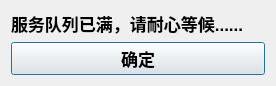
<?xml version="1.0" encoding="UTF-8"?>
<ui version="4.0">
 <class>Dialog</class>
 <widget class="QDialog" name="Dialog">
  <property name="geometry">
   <rect>
    <x>0</x>
    <y>0</y>
    <width>276</width>
    <height>70</height>
   </rect>
  </property>
  <property name="windowTitle">
   <string>队列已满</string>
  </property>
  <layout class="QVBoxLayout" name="verticalLayout">
   <item>
    <widget class="QLabel" name="label">
     <property name="font">
      <font>
       <pointsize>13</pointsize>
       <weight>75</weight>
       <italic>false</italic>
       <bold>true</bold>
       <underline>false</underline>
       <strikeout>false</strikeout>
      </font>
     </property>
     <property name="text">
      <string>服务队列已满，请耐心等候......</string>
     </property>
    </widget>
   </item>
   <item>
    <widget class="QPushButton" name="btYes">
     <property name="font">
      <font>
       <pointsize>13</pointsize>
       <weight>75</weight>
       <italic>false</italic>
       <bold>true</bold>
       <underline>false</underline>
       <strikeout>false</strikeout>
      </font>
     </property>
     <property name="text">
      <string>确定</string>
     </property>
    </widget>
   </item>
  </layout>
 </widget>
 <resources/>
 <connections/>
</ui>
